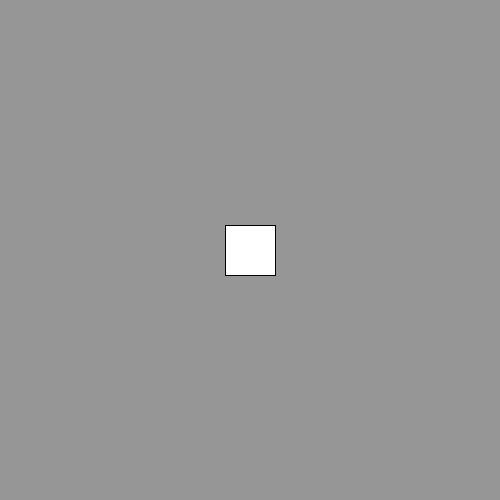
Frame 1 (no input)
Frame 60 (the mouse pressed at the canvas centre just before this capture): identical to frame 1, image omitted
Frame 120 (the mouse held since frame 60 and released just before this capture): identical to frame 1, image omitted

The Processing sketch that drew this single still picture (run headless with seeded random() and noise(); from frame 60 on, the mouse is pressed at the canvas centre):

// Processing sketch: Chapter12Assignment6
// ── Chapter12Assignment6.pde
int x = 225;
int y = 225;

void setup(){
  size(500,500);
}

void draw(){
  background(150);
  
  rect(x,y,50,50);
}

void keyPressed(){
//left
  if(keyCode == 37){
    x -= 10;
  }
//up
  if(keyCode == 38){
    y -= 10;
  }
//right
  if(keyCode == 39){
    x += 10;
  }
//down
  if(keyCode == 40){
    y += 10;
  }
}
